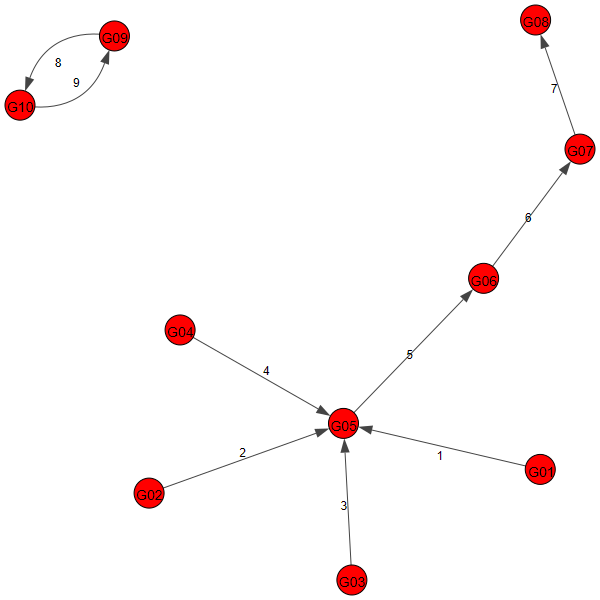

The script that drew this image:
from igraph import Graph, plot, Vertex, Edge
from models import Group, Student

# students = [
#     Student(matricule=1, fromG=Group.G01, toG=Group.G02, priority=1),
#     Student(matricule=2, fromG=Group.G02, toG=Group.G03, priority=2),
#     Student(matricule=3, fromG=Group.G03, toG=Group.G01, priority=3),
#     Student(matricule=4, fromG=Group.G01, toG=Group.G04, priority=4),
#     Student(matricule=5, fromG=Group.G04, toG=Group.G02, priority=5),
#     Student(matricule=6, fromG=Group.G07, toG=Group.G08, priority=6),
#     Student(matricule=7, fromG=Group.G09, toG=Group.G08, priority=7),
#     Student(matricule=8, fromG=Group.G01, toG=Group.G05, priority=8),
#     Student(matricule=9, fromG=Group.G03, toG=Group.G06, priority=9),
#     Student(matricule=10, fromG=Group.G02, toG=Group.G07, priority=10),
# ]

# students = [
#     Student(matricule=1, fromG=Group.G01, toG=Group.G02, priority=1),
#     Student(matricule=2, fromG=Group.G02, toG=Group.G03, priority=2),
#     Student(matricule=3, fromG=Group.G03, toG=Group.G04, priority=3),
#     Student(matricule=4, fromG=Group.G04, toG=Group.G05, priority=4),
#     Student(matricule=5, fromG=Group.G05, toG=Group.G06, priority=5),
#     Student(matricule=6, fromG=Group.G06, toG=Group.G01, priority=6),  # Cycle back to G01
# ]

# students = [
#     Student(matricule=1, fromG=Group.G01, toG=Group.G02, priority=1),
#     Student(matricule=2, fromG=Group.G02, toG=Group.G03, priority=2),
#     Student(matricule=3, fromG=Group.G05, toG=Group.G06, priority=3),  # Separate cluster
#     Student(matricule=4, fromG=Group.G06, toG=Group.G07, priority=4),  # Separate cluster
#     Student(matricule=5, fromG=Group.G08, toG=Group.G09, priority=5),  # Isolated movement
# ]

# students = [
#     Student(matricule=1, fromG=Group.G01, toG=Group.G05, priority=1),
#     Student(matricule=2, fromG=Group.G02, toG=Group.G05, priority=2),
#     Student(matricule=3, fromG=Group.G03, toG=Group.G05, priority=3),
#     Student(matricule=4, fromG=Group.G04, toG=Group.G05, priority=4),
#     Student(matricule=5, fromG=Group.G06, toG=Group.G07, priority=5),
# ]

# students = [
#     Student(matricule=1, fromG=Group.G01, toG=Group.G02, priority=5),
#     Student(matricule=2, fromG=Group.G02, toG=Group.G03, priority=1),
#     Student(matricule=3, fromG=Group.G03, toG=Group.G04, priority=8),
#     Student(matricule=4, fromG=Group.G04, toG=Group.G05, priority=3),
#     Student(matricule=5, fromG=Group.G05, toG=Group.G06, priority=7),
#     Student(matricule=6, fromG=Group.G06, toG=Group.G01, priority=2),
# ]

# students = [
#     Student(matricule=1, fromG=Group.G01, toG=Group.G02, priority=2),
#     Student(matricule=2, fromG=Group.G02, toG=Group.G03, priority=3),
#     Student(matricule=3, fromG=Group.G03, toG=Group.G04, priority=1),
#     Student(matricule=4, fromG=Group.G04, toG=Group.G01, priority=4),  # Cycle 1: G01 → G02 → G03 → G04 → G01
    
#     Student(matricule=5, fromG=Group.G05, toG=Group.G06, priority=5),
#     Student(matricule=6, fromG=Group.G06, toG=Group.G07, priority=6),
#     Student(matricule=7, fromG=Group.G07, toG=Group.G05, priority=2),  # Cycle 2: G05 → G06 → G07 → G05
    
#     Student(matricule=8, fromG=Group.G04, toG=Group.G06, priority=7),  # Link between cycles
#     Student(matricule=9, fromG=Group.G07, toG=Group.G02, priority=8),  # Another interlink
# ]

students = [
    Student(matricule=1, fromG=Group.G01, toG=Group.G05, priority=1),
    Student(matricule=2, fromG=Group.G02, toG=Group.G05, priority=2),
    Student(matricule=3, fromG=Group.G03, toG=Group.G05, priority=3),
    Student(matricule=4, fromG=Group.G04, toG=Group.G05, priority=4),  # G05 is the bottleneck (many entering)
    
    Student(matricule=5, fromG=Group.G05, toG=Group.G06, priority=5),
    Student(matricule=6, fromG=Group.G06, toG=Group.G07, priority=6),
    Student(matricule=7, fromG=Group.G07, toG=Group.G08, priority=7),  # G08 is a **dead-end**
    
    Student(matricule=8, fromG=Group.G09, toG=Group.G10, priority=8),  # Disconnected subgraph
    Student(matricule=9, fromG=Group.G10, toG=Group.G09, priority=9),  # Small cycle in a separate component
]







groups = list(map(lambda group: group.name, Group))

# Create a directed graph 
g = Graph(directed=True)
g.add_vertices(len(groups))  
g.vs['label'] = groups
def edges (students: list[Student], groups: list[Group]) :
    edge_list= []
    labels = [] 
    priorities = []
    for student in students :
        edge_list.append((groups.index(student.fromG.name), groups.index(student.toG.name)))
        priorities.append(student.priority)
        labels.append(student.priority)
    return edge_list, labels, priorities

edges_list, labels, priorities = edges(students=students, groups=groups)
g.add_edges(edges_list)  
g.es['label'] = labels
g.es['priority'] = priorities
# g.es['state'] = ['unused'] * len(students)
# Visualize
plot(g,"graph.png", vertex_label=g.vs['label'], edge_label=g.es["label"], edge_arrow_size=1, vertex_size=30)



def start_vertex(g: Graph, priorities: list[int]):
    return g.vs[ g.es.find(priority= min(priorities)).source ]

def find_min_prio_edge(g: Graph, v: Vertex):
    """Finds the outgoing edge of v with the minimum priority."""
    outgoing_edges = g.es[[e.index for e in v.incident(mode='out')]]

    if not outgoing_edges:  # No outgoing edges
        return None
    
    # Get priorities of outgoing edges
    edge_priorities = [e["priority"] for e in outgoing_edges]
    
    # Find the minimum priority among these edges
    min_priority = min(edge_priorities)

    return outgoing_edges.find(priority=min_priority)




def best_circuit_search(g: Graph, priorities: list[int]) -> list[Graph, list[Vertex]]:
    g_copy = g.copy()
    start = start_vertex(g_copy, priorities)
    vertex_stack = [start]
    
    while vertex_stack:
        current_vertex= vertex_stack[-1]
        next_edge = find_min_prio_edge(g_copy, current_vertex)
        print(current_vertex)
        print(next_edge)
        if next_edge :
            next_vertex = g_copy.vs[next_edge.target]    
            vertex_stack.append(next_vertex)
            priorities.remove(next_edge['priority'])
            g_copy.delete_edges(next_edge.index)
            
        elif current_vertex == start : 
            break
        else : 
            vertex_stack.pop()
    return g_copy, vertex_stack


def group_permutation(g: Graph, priorities):
    while len(g.es):
        g, vertex_stack= best_circuit_search(g, priorities)
        print([v['label'] for v in vertex_stack])
        
group_permutation(g, priorities)
       
        
